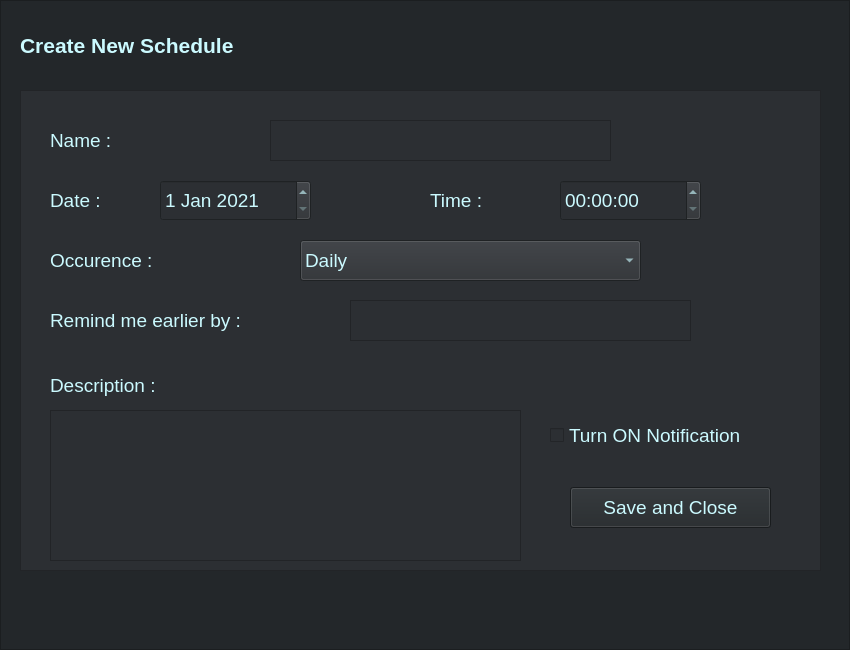
<?xml version="1.0" encoding="UTF-8"?>
<ui version="4.0">
 <class>Form</class>
 <widget class="QWidget" name="Form">
  <property name="geometry">
   <rect>
    <x>0</x>
    <y>0</y>
    <width>850</width>
    <height>650</height>
   </rect>
  </property>
  <property name="font">
   <font>
    <family>Arial</family>
    <pointsize>14</pointsize>
    <weight>75</weight>
    <bold>true</bold>
   </font>
  </property>
  <property name="windowTitle">
   <string>Form</string>
  </property>
  <property name="styleSheet">
   <string notr="true">background-color: rgb(35, 39, 42);
color: rgb(255, 255, 255);</string>
  </property>
  <widget class="QFrame" name="frame_outer_schedule_create">
   <property name="geometry">
    <rect>
     <x>0</x>
     <y>0</y>
     <width>850</width>
     <height>650</height>
    </rect>
   </property>
   <property name="styleSheet">
    <string notr="true">background-color: rgb(35, 39, 42);</string>
   </property>
   <property name="frameShape">
    <enum>QFrame::StyledPanel</enum>
   </property>
   <property name="frameShadow">
    <enum>QFrame::Raised</enum>
   </property>
   <widget class="QLabel" name="label_create_new_schedule_create">
    <property name="geometry">
     <rect>
      <x>20</x>
      <y>30</y>
      <width>281</width>
      <height>31</height>
     </rect>
    </property>
    <property name="font">
     <font>
      <family>Arial</family>
      <pointsize>16</pointsize>
      <weight>75</weight>
      <bold>true</bold>
     </font>
    </property>
    <property name="layoutDirection">
     <enum>Qt::LeftToRight</enum>
    </property>
    <property name="styleSheet">
     <string notr="true">color: rgb(203, 250, 255);</string>
    </property>
    <property name="text">
     <string>Create New Schedule</string>
    </property>
   </widget>
   <widget class="QFrame" name="frame_inner_schedule_create">
    <property name="geometry">
     <rect>
      <x>20</x>
      <y>90</y>
      <width>801</width>
      <height>481</height>
     </rect>
    </property>
    <property name="styleSheet">
     <string notr="true">background-color: rgb(44, 47, 51);</string>
    </property>
    <property name="frameShape">
     <enum>QFrame::StyledPanel</enum>
    </property>
    <property name="frameShadow">
     <enum>QFrame::Raised</enum>
    </property>
    <widget class="QLabel" name="label_name_schedule_create">
     <property name="geometry">
      <rect>
       <x>30</x>
       <y>30</y>
       <width>161</width>
       <height>41</height>
      </rect>
     </property>
     <property name="font">
      <font>
       <family>Arial</family>
       <pointsize>14</pointsize>
       <weight>50</weight>
       <bold>false</bold>
      </font>
     </property>
     <property name="styleSheet">
      <string notr="true">color: rgb(203, 250, 255);</string>
     </property>
     <property name="text">
      <string>Name :</string>
     </property>
    </widget>
    <widget class="QTextEdit" name="textedit_name_schedule_create">
     <property name="geometry">
      <rect>
       <x>250</x>
       <y>30</y>
       <width>341</width>
       <height>41</height>
      </rect>
     </property>
     <property name="font">
      <font>
       <family>Arial</family>
       <pointsize>14</pointsize>
       <weight>50</weight>
       <bold>false</bold>
      </font>
     </property>
     <property name="styleSheet">
      <string notr="true">color: rgb(203, 250, 255);</string>
     </property>
    </widget>
    <widget class="QLabel" name="label_date_schedule_create">
     <property name="geometry">
      <rect>
       <x>30</x>
       <y>90</y>
       <width>91</width>
       <height>41</height>
      </rect>
     </property>
     <property name="font">
      <font>
       <family>Arial</family>
       <pointsize>14</pointsize>
       <weight>50</weight>
       <bold>false</bold>
      </font>
     </property>
     <property name="styleSheet">
      <string notr="true">color: rgb(203, 250, 255);</string>
     </property>
     <property name="text">
      <string>Date :</string>
     </property>
    </widget>
    <widget class="QLabel" name="label_occurence_schedule_create">
     <property name="geometry">
      <rect>
       <x>30</x>
       <y>150</y>
       <width>161</width>
       <height>41</height>
      </rect>
     </property>
     <property name="font">
      <font>
       <family>Arial</family>
       <pointsize>14</pointsize>
       <weight>50</weight>
       <bold>false</bold>
      </font>
     </property>
     <property name="styleSheet">
      <string notr="true">color: rgb(203, 250, 255);</string>
     </property>
     <property name="text">
      <string>Occurence :</string>
     </property>
    </widget>
    <widget class="QComboBox" name="comboBox_occurence_schedule_create">
     <property name="geometry">
      <rect>
       <x>280</x>
       <y>150</y>
       <width>341</width>
       <height>41</height>
      </rect>
     </property>
     <property name="font">
      <font>
       <family>Arial</family>
       <pointsize>14</pointsize>
       <weight>50</weight>
       <bold>false</bold>
      </font>
     </property>
     <property name="styleSheet">
      <string notr="true">color: rgb(203, 250, 255);</string>
     </property>
     <item>
      <property name="text">
       <string>Daily</string>
      </property>
     </item>
     <item>
      <property name="text">
       <string>Weekly</string>
      </property>
     </item>
     <item>
      <property name="text">
       <string>Monthly</string>
      </property>
     </item>
     <item>
      <property name="text">
       <string>Yearly</string>
      </property>
     </item>
    </widget>
    <widget class="QLabel" name="label_remind_later_schedule_create">
     <property name="geometry">
      <rect>
       <x>30</x>
       <y>210</y>
       <width>251</width>
       <height>41</height>
      </rect>
     </property>
     <property name="font">
      <font>
       <family>Arial</family>
       <pointsize>14</pointsize>
       <weight>50</weight>
       <bold>false</bold>
      </font>
     </property>
     <property name="styleSheet">
      <string notr="true">color: rgb(203, 250, 255);</string>
     </property>
     <property name="text">
      <string>Remind me earlier by :</string>
     </property>
    </widget>
    <widget class="QTextEdit" name="textEdit_remind_later_schedule_create">
     <property name="geometry">
      <rect>
       <x>330</x>
       <y>210</y>
       <width>341</width>
       <height>41</height>
      </rect>
     </property>
     <property name="font">
      <font>
       <family>Arial</family>
       <pointsize>14</pointsize>
       <weight>50</weight>
       <bold>false</bold>
      </font>
     </property>
     <property name="styleSheet">
      <string notr="true">color: rgb(203, 250, 255);</string>
     </property>
    </widget>
    <widget class="QCheckBox" name="checkbox_notification_schedule_create">
     <property name="geometry">
      <rect>
       <x>530</x>
       <y>320</y>
       <width>261</width>
       <height>51</height>
      </rect>
     </property>
     <property name="font">
      <font>
       <family>Arial</family>
       <pointsize>14</pointsize>
       <weight>50</weight>
       <bold>false</bold>
      </font>
     </property>
     <property name="styleSheet">
      <string notr="true">color: rgb(203, 250, 255);</string>
     </property>
     <property name="text">
      <string>Turn ON Notification</string>
     </property>
    </widget>
    <widget class="QLabel" name="label_decription_schedule_create">
     <property name="geometry">
      <rect>
       <x>30</x>
       <y>280</y>
       <width>171</width>
       <height>31</height>
      </rect>
     </property>
     <property name="font">
      <font>
       <family>Arial</family>
       <pointsize>14</pointsize>
       <weight>50</weight>
       <bold>false</bold>
      </font>
     </property>
     <property name="styleSheet">
      <string notr="true">color: rgb(203, 250, 255);</string>
     </property>
     <property name="text">
      <string>Description :</string>
     </property>
    </widget>
    <widget class="QPlainTextEdit" name="plaintextedit_decription_schedule_create">
     <property name="geometry">
      <rect>
       <x>30</x>
       <y>320</y>
       <width>471</width>
       <height>151</height>
      </rect>
     </property>
     <property name="font">
      <font>
       <family>Arial</family>
       <pointsize>14</pointsize>
       <weight>50</weight>
       <bold>false</bold>
      </font>
     </property>
     <property name="styleSheet">
      <string notr="true">color: rgb(203, 250, 255);</string>
     </property>
    </widget>
    <widget class="Line" name="line_2">
     <property name="geometry">
      <rect>
       <x>0</x>
       <y>-70</y>
       <width>801</width>
       <height>20</height>
      </rect>
     </property>
     <property name="orientation">
      <enum>Qt::Horizontal</enum>
     </property>
    </widget>
    <widget class="QDateEdit" name="dateedit_date_schedule_create">
     <property name="geometry">
      <rect>
       <x>140</x>
       <y>90</y>
       <width>151</width>
       <height>41</height>
      </rect>
     </property>
     <property name="font">
      <font>
       <family>Arial</family>
       <pointsize>14</pointsize>
       <weight>50</weight>
       <bold>false</bold>
      </font>
     </property>
     <property name="styleSheet">
      <string notr="true">color: rgb(203, 250, 255);</string>
     </property>
     <property name="maximumDate">
      <date>
       <year>2100</year>
       <month>12</month>
       <day>31</day>
      </date>
     </property>
     <property name="minimumDate">
      <date>
       <year>2021</year>
       <month>1</month>
       <day>1</day>
      </date>
     </property>
    </widget>
    <widget class="QTimeEdit" name="timeedit_time_schedule_create">
     <property name="geometry">
      <rect>
       <x>540</x>
       <y>90</y>
       <width>141</width>
       <height>41</height>
      </rect>
     </property>
     <property name="font">
      <font>
       <family>Arial</family>
       <pointsize>14</pointsize>
       <weight>50</weight>
       <bold>false</bold>
      </font>
     </property>
     <property name="styleSheet">
      <string notr="true">color: rgb(203, 250, 255);</string>
     </property>
    </widget>
    <widget class="QLabel" name="label_time_schedule_create">
     <property name="geometry">
      <rect>
       <x>410</x>
       <y>90</y>
       <width>91</width>
       <height>41</height>
      </rect>
     </property>
     <property name="font">
      <font>
       <family>Arial</family>
       <pointsize>14</pointsize>
       <weight>50</weight>
       <bold>false</bold>
      </font>
     </property>
     <property name="styleSheet">
      <string notr="true">color: rgb(203, 250, 255);</string>
     </property>
     <property name="text">
      <string>Time :</string>
     </property>
    </widget>
    <widget class="QPushButton" name="button_save_and_close_schedule_create">
     <property name="geometry">
      <rect>
       <x>550</x>
       <y>397</y>
       <width>201</width>
       <height>41</height>
      </rect>
     </property>
     <property name="font">
      <font>
       <family>Arial</family>
       <pointsize>14</pointsize>
       <weight>50</weight>
       <bold>false</bold>
      </font>
     </property>
     <property name="styleSheet">
      <string notr="true">background-color: rgb(35, 39, 42);
color: rgb(203, 250, 255);</string>
     </property>
     <property name="text">
      <string>Save and Close</string>
     </property>
    </widget>
   </widget>
  </widget>
 </widget>
 <resources/>
 <connections/>
</ui>
